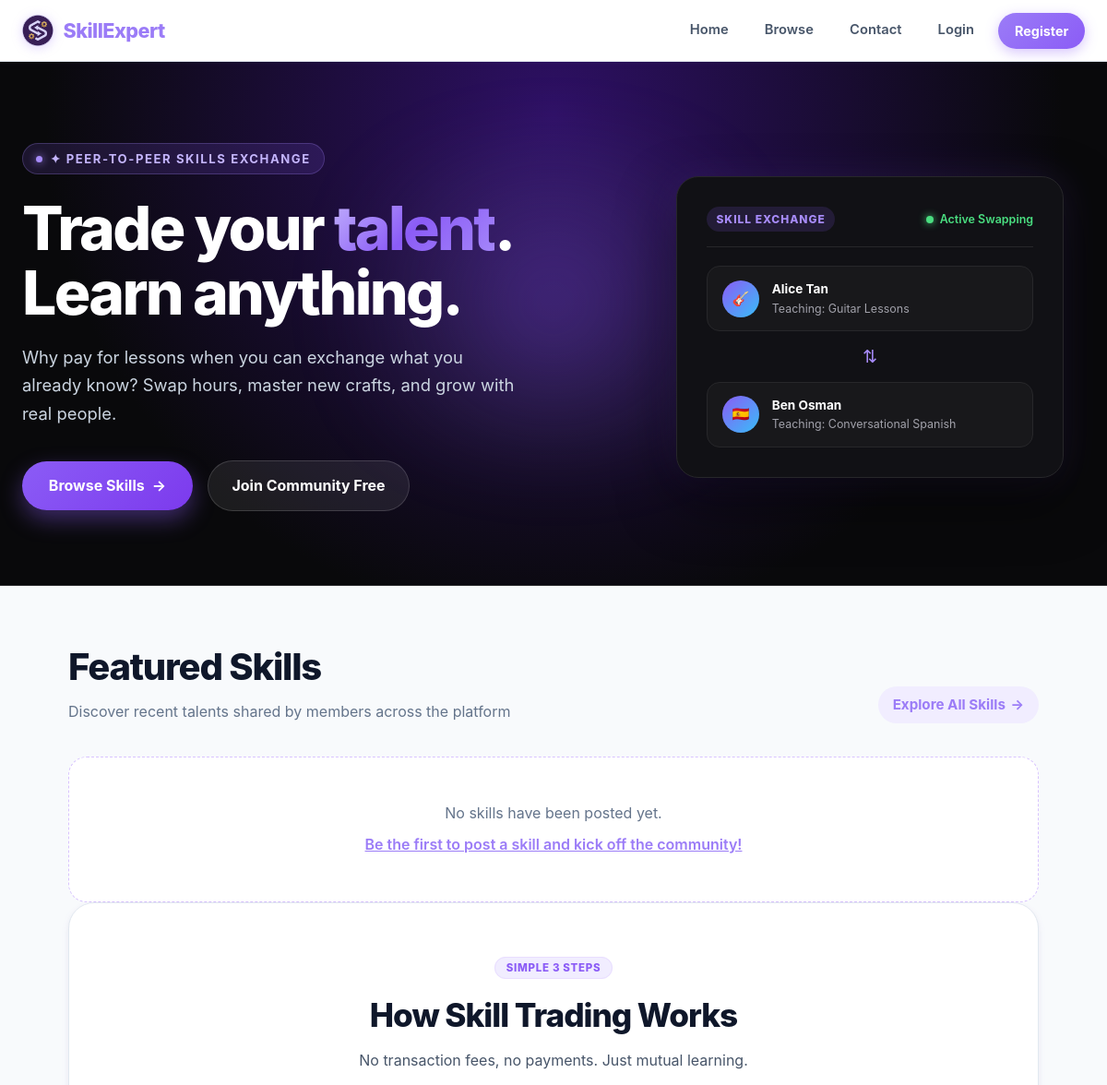
/public/index.php (upper part), run on an earlier commit of the app's database.
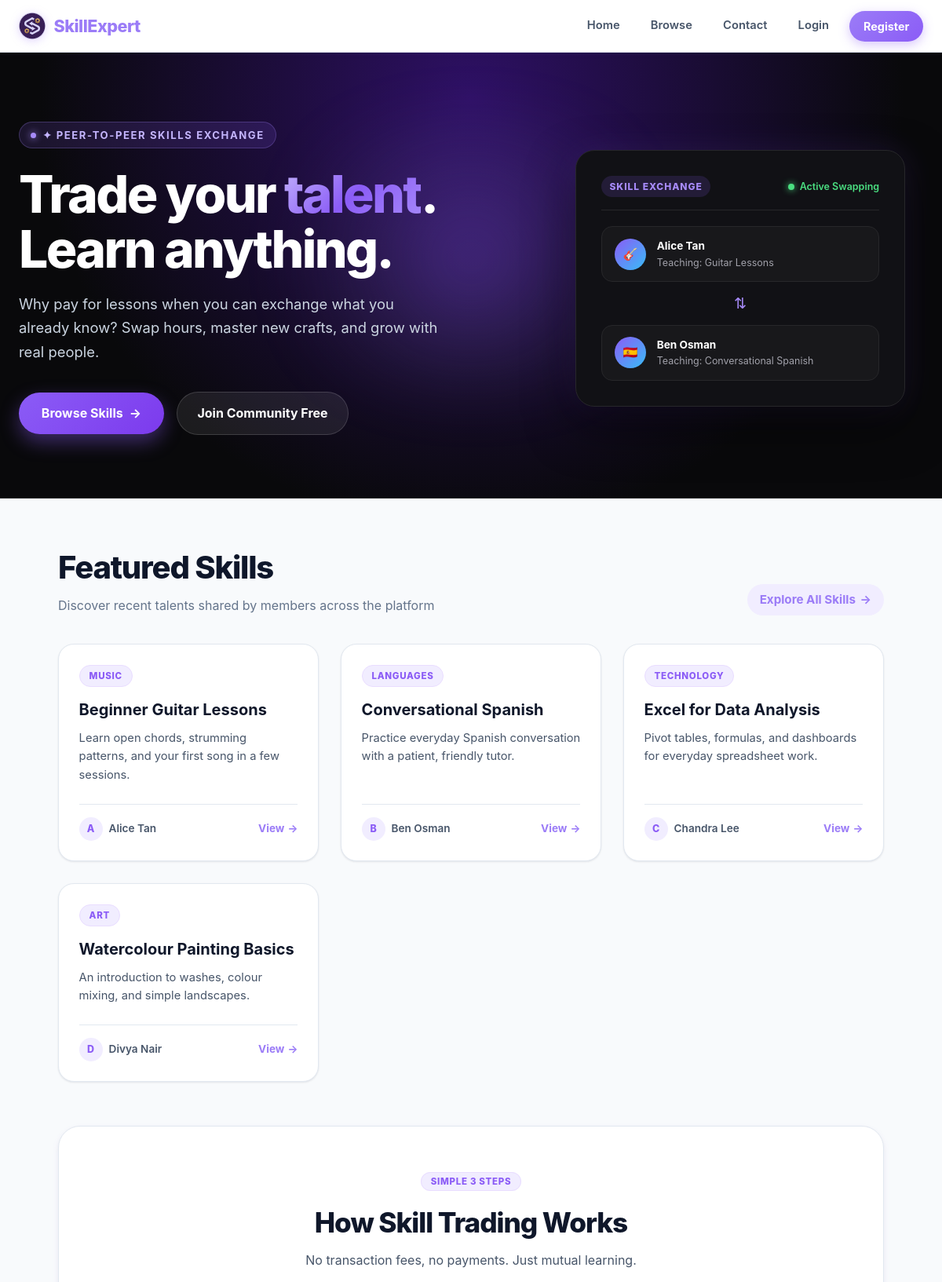
And on a later commit of the database.
### tables this page shows
CREATE TABLE IF NOT EXISTS skills (
    id INT UNSIGNED NOT NULL AUTO_INCREMENT,
    userId INT UNSIGNED NOT NULL,
    title VARCHAR(150) NOT NULL,
    category VARCHAR(50) NOT NULL,
    description TEXT NOT NULL,
    imagePath VARCHAR(255) DEFAULT NULL,
    createdAt TIMESTAMP NOT NULL DEFAULT CURRENT_TIMESTAMP,

    PRIMARY KEY (id),
    FOREIGN KEY (userId) REFERENCES users(id) ON DELETE CASCADE,  
    INDEX idx_category (category),
    INDEX idx_user (userId)
);

CREATE TABLE IF NOT EXISTS users (
    id INT UNSIGNED NOT NULL AUTO_INCREMENT,
    name VARCHAR(100) NOT NULL,
    email VARCHAR(150) NOT NULL UNIQUE,
    passwordHash VARCHAR(255) NOT NULL,
    creditsBalance INT NOT NULL DEFAULT 0,
    createdAt TIMESTAMP NOT NULL DEFAULT CURRENT_TIMESTAMP,

    PRIMARY KEY (id)
);

### public/index.php (the view, shortened to what the changed rows need)
<?php
require_once __DIR__ . '/../config/db.php';
$stmt = $pdo->query(
    'SELECT skills.*, users.name AS teacherName
    FROM skills
    JOIN users ON skills.userId = users.id
    ORDER BY skills.createdAt DESC LIMIT 6'
);
$featuredSkills = $stmt->fetchAll();
require_once __DIR__ . '/../includes/header.php';
?>
<link rel="stylesheet" href="/main/assets/css/home.css?v=<?php echo filemtime(__DIR__ . '/../assets/css/home.css'); ?>">
<div class="homepage">
    <section class="home-hero">
        <div class="home-hero-container">
            <div class="home-hero-content">
                <h1>
                    Trade your <span>talent</span>.<br>
                    Learn anything.
                </h1>
            </div>
        </div>
    </section>
    <div class="container">
        <section class="featured-skills-section">
            <div class="section-head-wrap">
                <div>
                    <h2>Featured Skills</h2>
                </div>
            </div>
            <?php if (empty($featuredSkills)): ?>
                <div class="empty-state">
                    <p>No skills have been posted yet.</p>
                    <p class="mt-1"><a href="/main/public/posting.php">Be the first to post a skill and kick off the community!</a></p>
                </div>
            <?php else: ?>
                <div class="skills-grid">
                    <?php foreach ($featuredSkills as $skill): ?>
                        <article class="skill-card">
                            <div>
                                <div class="skill-card-top">
                                    <span class="skill-cat-pill"><?php echo htmlspecialchars($skill['category']); ?></span>
                                </div>
                                <h3 class="skill-card-title">
                                    <a href="/main/public/details.php?id=<?php echo (int) $skill['id']; ?>">
                                        <?php echo htmlspecialchars($skill['title']); ?>
                                    </a>
                                </h3>
                                <p class="skill-card-desc">
                                    <?php echo htmlspecialchars($skill['description']); ?>
                                </p>
                            </div>
                            <div class="skill-card-footer">
                                <div class="skill-teacher-meta">
                                    <div class="teacher-avatar-sm">
                                        <?php echo htmlspecialchars(mb_substr($skill['teacherName'], 0, 1)); ?>
                                    </div>
                                    <span class="teacher-name-sm"><?php echo htmlspecialchars($skill['teacherName']); ?></span>
                                </div>
                                <a href="/main/public/details.php?id=<?php echo (int) $skill['id']; ?>" class="skill-card-action">
                                    View <span>→</span>
                                </a>
                            </div>
                        </article>
                    <?php endforeach; ?>
                </div>
            <?php endif; ?>
        </section>
        <section class="home-how-it-works">
            <div class="center-narrow home-section-heading">
                <h2>How Skill Trading Works</h2>
            </div>
        </section>
    </div>
</div>
<?php require_once __DIR__ . '/../includes/footer.php'; ?>

What changed in the data, as far as the page shows it:
added skills: category "MUSIC", title "Beginner Guitar Lessons", description "Learn open chords, strumming patterns, and your first song in a few sessions.", userId.name "A", userId.name "Alice Tan"
added skills: category "LANGUAGES", title "Conversational Spanish", description "Practice everyday Spanish conversation with a patient, friendly tutor.", userId.name "B", userId.name "Ben Osman"
added skills: category "TECHNOLOGY", title "Excel for Data Analysis", description "Pivot tables, formulas, and dashboards for everyday spreadsheet work.", userId.name "C", userId.name "Chandra Lee"
added skills: category "ART", title "Watercolour Painting Basics", description "An introduction to washes, colour mixing, and simple landscapes.", userId.name "D", userId.name "Divya Nair"
Also different on the page:
text no longer shown: "No skills have been posted yet. Be the first to post a skill and kick off the community!"
